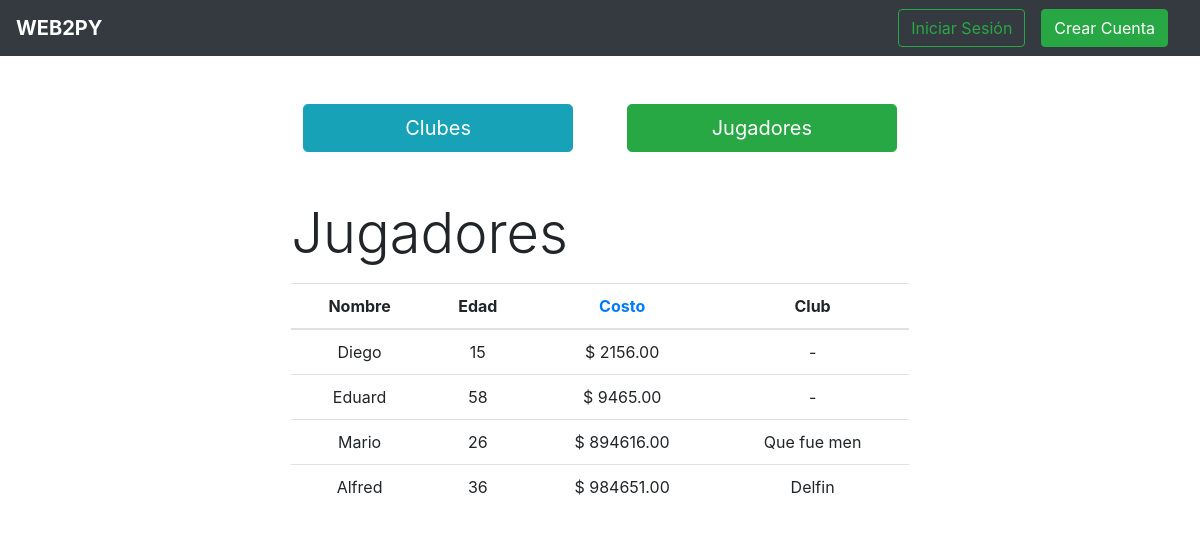
Page /jugadores/buscar/ascendente on the earlier database version.
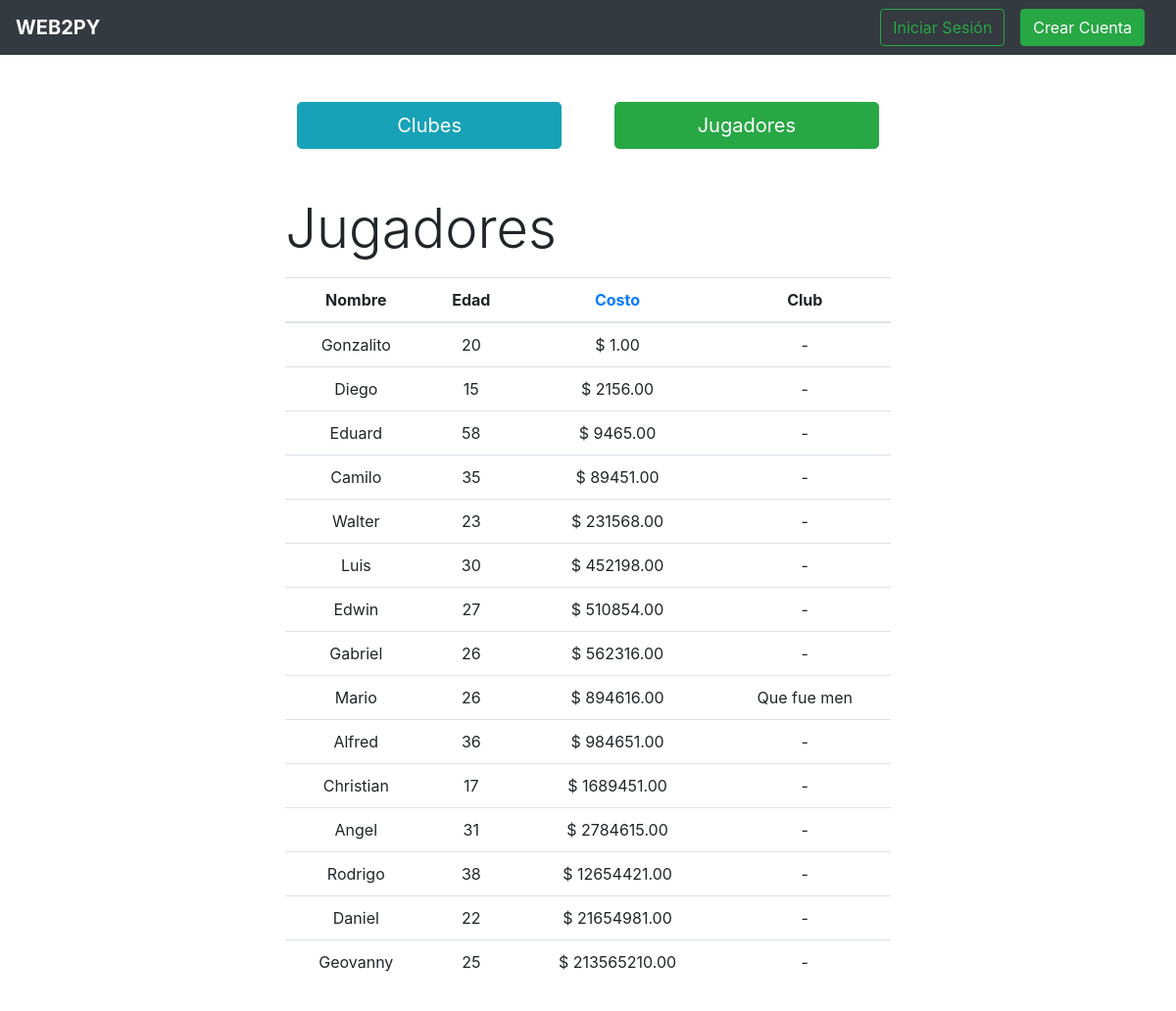
Same page on the later database version.
### app/models.py (models this page shows, shortened)
class Jugador(models.Model):
    id = models.AutoField(primary_key=True)
    nombre = models.CharField(max_length=50)
    edad = models.IntegerField()
    costo = models.DecimalField(decimal_places = 2, max_digits = 15)
    club = models.ForeignKey(Club, null=True, blank=True, on_delete=models.SET_NULL, related_name='club')

class Club(models.Model):
    id = models.AutoField(primary_key=True)
    nombre = models.CharField(max_length=50, unique=True)
    email = models.EmailField(max_length=50, unique=True, default='')
    pais = models.CharField(max_length=30, default='')
    telefono = models.CharField(max_length=25, null=True, blank=True, default='')
    usuario = models.ForeignKey(User, null=True, blank=True, on_delete=models.SET_NULL, related_name='usuario')
    def __str__(self):
        return self.nombre

### app/views.py (the view)
# urls.py: path('jugadores/buscar/<orden>', buscar_jugadores, name='buscar_jugadores'),
def buscar_jugadores(request, orden):
    jugadores = Jugador.objects.all()
    if orden == 'ascendente':
        jugadores = jugadores.order_by('costo')
        context = { 'jugadores': jugadores, 'orden': 'descendente' }
    elif orden == 'descendente':
        jugadores = jugadores.order_by('-costo')
        context = { 'jugadores': jugadores, 'orden': 'ascendente' }
    else:
        context = { 'jugadores': jugadores, 'orden': 'ascendente' }
    return render(request, 'reporte2.html', context)

### templates/reporte2.html
{% extends 'base.html' %}
{% block content %}
<div class="container">
    <div class="col-xl-7 mx-auto my-5">
        <div class="row mb-5">
            <a class="btn btn-info btn-lg col-5 mx-auto" href="{% url 'buscar_clubes' %}">Clubes</a>
            <a class="btn btn-success btn-lg col-5 mx-auto" href="{% url 'buscar_jugadores' 'descedente' %}">Jugadores</a>
        </div>
        <label class="display-4 mb-3">Jugadores</label>
        <table class="table table-hover">
            <thead>
                <tr class="text-center">
                    <th scope="col">Nombre</th>
                    <th scope="col">Edad</th>
                    <th scope="col"><a href="{% url 'buscar_jugadores' orden %}">Costo</a></th>
                    <th scope="col">Club</th>
                </tr>
            </thead>
            <tbody>
                {% for jugador in jugadores %}
                    <tr class="text-center">
                        <td>{{ jugador.nombre }}</td>
                        <td>{{ jugador.edad }}</td>
                        <td>$ {{ jugador.costo }}</td>
                        <td>{% if jugador.club %}{{ jugador.club }}{% else %}-{% endif %}</td>
                    </tr>
                {% endfor %}
            </tbody>
        </table>
    </div>
</div>
{% endblock %}

### templates/base.html (shortened to what this page needs)
{% load static %}
<html lang="en">
<head>
    <link rel="stylesheet" href="https://cdn.jsdelivr.net/npm/bootstrap@4.5.3/dist/css/bootstrap.min.css">
</head>
<body>
    <nav class="navbar navbar-expand-lg navbar-dark bg-dark">
        <a class="navbar-brand" href="{% url 'index' %}"><strong>WEB2PY</strong></a>
        <div class="collapse navbar-collapse" id="navbarText">
            {% if user.is_authenticated %}
                <span class="text-light">Hola, {{ user.username }}</span>
                <a type="button" class="btn btn-success mx-3" href="{% url 'cerrar_sesion' %}">Cerrar Sesión</a>
            {% else %}
                <a type="button" class="btn btn-outline-success" href="{% url 'iniciar_sesion' %}">Iniciar Sesión</a>
                <a type="button" class="btn btn-success mx-3" href="{% url 'crear_cuenta' %}">Crear Cuenta</a>
            {% endif %}
        </div>
    </nav>
    {% block content %} {% endblock %}
</body>
</html>

Differences in the rows shown:
added Jugador: nombre "Gonzalito", edad "20", costo "1.00"
added Jugador: nombre "Camilo", edad "35", costo "89451.00"
added Jugador: nombre "Walter", edad "23", costo "231568.00"
added Jugador: nombre "Luis", edad "30", costo "452198.00"
added Jugador: nombre "Edwin", edad "27", costo "510854.00"
added Jugador: nombre "Gabriel", edad "26", costo "562316.00"
changed Jugador "Alfred": club "Delfin" → (not shown); now shows "-"
added Jugador: nombre "Christian", edad "17", costo "1689451.00"
added Jugador: nombre "Angel", edad "31", costo "2784615.00"
added Jugador: nombre "Rodrigo", edad "38", costo "12654421.00"
added Jugador: nombre "Daniel", edad "22", costo "21654981.00"
added Jugador: nombre "Geovanny", edad "25", costo "213565210.00"
